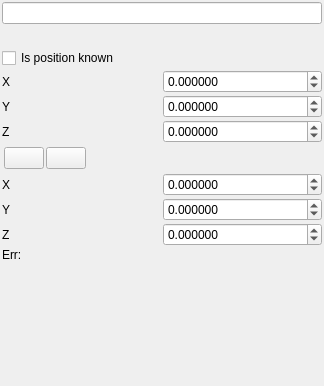
<?xml version="1.0" encoding="UTF-8"?>
<ui version="4.0">
 <class>FeaturePointControlWidget</class>
 <widget class="QWidget" name="FeaturePointControlWidget">
  <property name="geometry">
   <rect>
    <x>0</x>
    <y>0</y>
    <width>324</width>
    <height>386</height>
   </rect>
  </property>
  <property name="windowTitle">
   <string>Form</string>
  </property>
  <layout class="QVBoxLayout" name="verticalLayout">
   <property name="spacing">
    <number>2</number>
   </property>
   <property name="leftMargin">
    <number>2</number>
   </property>
   <property name="topMargin">
    <number>2</number>
   </property>
   <property name="rightMargin">
    <number>2</number>
   </property>
   <property name="bottomMargin">
    <number>2</number>
   </property>
   <item>
    <widget class="QLineEdit" name="nameLineEdit"/>
   </item>
   <item>
    <widget class="RgbColorParametersControlWidget" name="color" native="true">
     <property name="minimumSize">
      <size>
       <width>20</width>
       <height>20</height>
      </size>
     </property>
    </widget>
   </item>
   <item>
    <widget class="QCheckBox" name="hasPositionCheckBox">
     <property name="text">
      <string>Is position known</string>
     </property>
    </widget>
   </item>
   <item>
    <layout class="QGridLayout" name="poistionLayout">
     <property name="spacing">
      <number>2</number>
     </property>
     <item row="0" column="0">
      <widget class="QLabel" name="label_8">
       <property name="text">
        <string>X</string>
       </property>
      </widget>
     </item>
     <item row="2" column="0">
      <widget class="QLabel" name="label_10">
       <property name="text">
        <string>Z</string>
       </property>
      </widget>
     </item>
     <item row="1" column="0">
      <widget class="QLabel" name="label_9">
       <property name="text">
        <string>Y</string>
       </property>
      </widget>
     </item>
     <item row="0" column="1">
      <widget class="QDoubleSpinBox" name="xSpinBox">
       <property name="decimals">
        <number>6</number>
       </property>
       <property name="minimum">
        <double>-1000000.000000000000000</double>
       </property>
       <property name="maximum">
        <double>1000000000.000000000000000</double>
       </property>
      </widget>
     </item>
     <item row="1" column="1">
      <widget class="QDoubleSpinBox" name="ySpinBox">
       <property name="decimals">
        <number>6</number>
       </property>
       <property name="minimum">
        <double>-1000000.000000000000000</double>
       </property>
       <property name="maximum">
        <double>1000000.000000000000000</double>
       </property>
      </widget>
     </item>
     <item row="2" column="1">
      <widget class="QDoubleSpinBox" name="zSpinBox">
       <property name="decimals">
        <number>6</number>
       </property>
       <property name="minimum">
        <double>-1000000.000000000000000</double>
       </property>
       <property name="maximum">
        <double>1000000.000000000000000</double>
       </property>
      </widget>
     </item>
    </layout>
   </item>
   <item>
    <widget class="QWidget" name="widget" native="true">
     <layout class="QGridLayout" name="gridLayout">
      <property name="leftMargin">
       <number>2</number>
      </property>
      <property name="topMargin">
       <number>2</number>
      </property>
      <property name="rightMargin">
       <number>2</number>
      </property>
      <property name="bottomMargin">
       <number>2</number>
      </property>
      <property name="spacing">
       <number>2</number>
      </property>
      <item row="0" column="0">
       <widget class="QPushButton" name="posToReprojButton">
        <property name="toolTip">
         <string>Copy Position to Trinangulation Guess</string>
        </property>
        <property name="text">
         <string/>
        </property>
        <property name="icon">
         <iconset resource="../../../../restricted/resources/resresource.qrc">
          <normaloff>:/new/prefix1/down_alt.png</normaloff>:/new/prefix1/down_alt.png</iconset>
        </property>
        <property name="iconSize">
         <size>
          <width>24</width>
          <height>24</height>
         </size>
        </property>
       </widget>
      </item>
      <item row="0" column="1">
       <widget class="QPushButton" name="reprojToPosButton">
        <property name="toolTip">
         <string>Copy Trinangulation Guess to Position</string>
        </property>
        <property name="text">
         <string/>
        </property>
        <property name="icon">
         <iconset resource="../../../../restricted/resources/resresource.qrc">
          <normaloff>:/new/prefix1/up_alt.png</normaloff>:/new/prefix1/up_alt.png</iconset>
        </property>
        <property name="iconSize">
         <size>
          <width>24</width>
          <height>24</height>
         </size>
        </property>
       </widget>
      </item>
      <item row="0" column="2">
       <spacer name="horizontalSpacer">
        <property name="orientation">
         <enum>Qt::Horizontal</enum>
        </property>
        <property name="sizeHint" stdset="0">
         <size>
          <width>40</width>
          <height>20</height>
         </size>
        </property>
       </spacer>
      </item>
     </layout>
    </widget>
   </item>
   <item>
    <layout class="QGridLayout" name="reprojectionLayout">
     <property name="spacing">
      <number>2</number>
     </property>
     <item row="0" column="0">
      <widget class="QLabel" name="label_11">
       <property name="text">
        <string>X</string>
       </property>
      </widget>
     </item>
     <item row="2" column="0">
      <widget class="QLabel" name="label_12">
       <property name="text">
        <string>Z</string>
       </property>
      </widget>
     </item>
     <item row="1" column="0">
      <widget class="QLabel" name="label_13">
       <property name="text">
        <string>Y</string>
       </property>
      </widget>
     </item>
     <item row="0" column="1">
      <widget class="QDoubleSpinBox" name="xReprSpinBox">
       <property name="decimals">
        <number>6</number>
       </property>
       <property name="minimum">
        <double>-1000000.000000000000000</double>
       </property>
       <property name="maximum">
        <double>1000000000.000000000000000</double>
       </property>
      </widget>
     </item>
     <item row="1" column="1">
      <widget class="QDoubleSpinBox" name="yReprSpinBox">
       <property name="decimals">
        <number>6</number>
       </property>
       <property name="minimum">
        <double>-1000000.000000000000000</double>
       </property>
       <property name="maximum">
        <double>1000000.000000000000000</double>
       </property>
      </widget>
     </item>
     <item row="2" column="1">
      <widget class="QDoubleSpinBox" name="zReprSpinBox">
       <property name="decimals">
        <number>6</number>
       </property>
       <property name="minimum">
        <double>-1000000.000000000000000</double>
       </property>
       <property name="maximum">
        <double>1000000.000000000000000</double>
       </property>
      </widget>
     </item>
    </layout>
   </item>
   <item>
    <widget class="QLabel" name="errLabel">
     <property name="text">
      <string>Err:</string>
     </property>
    </widget>
   </item>
   <item>
    <spacer name="verticalSpacer">
     <property name="orientation">
      <enum>Qt::Vertical</enum>
     </property>
     <property name="sizeHint" stdset="0">
      <size>
       <width>20</width>
       <height>10</height>
      </size>
     </property>
    </spacer>
   </item>
  </layout>
 </widget>
 <customwidgets>
  <customwidget>
   <class>RgbColorParametersControlWidget</class>
   <extends>QWidget</extends>
   <header location="global">rgbColorParametersControlWidget.h</header>
   <container>1</container>
  </customwidget>
 </customwidgets>
 <resources>
  <include location="../../../../restricted/resources/resresource.qrc"/>
 </resources>
 <connections/>
</ui>
